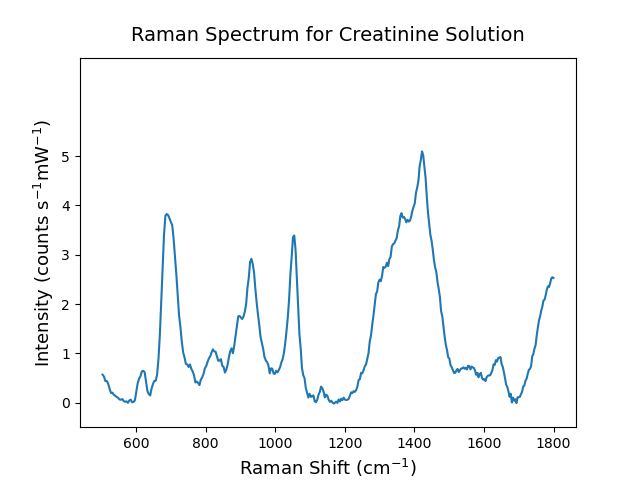

Reproduce this figure in Python.
import pandas as pd
from matplotlib import pyplot as plt
from E_SERS_UA_CRN_MSc_Thesis.ALSBaselineCorrection import *

df = pd.read_csv('../Initial_Raman/CRN_500uM.txt',
                 header=None, names=['wave', 'intst'], skiprows=range(14), sep='\t')
df = df[(df['wave'] > 500) & (df['wave'] < 1800)]
df['intst'] = (df['intst'] - ALSBaselineCorrection(df['intst'], p=0.0001)) / (7 * 22.5)

df.to_csv('../Initial_Raman/CRN_sol.csv', index=False)

wave, intst = df['wave'], df['intst']

ax = plt.subplot()
plt.plot(wave, intst)
plt.ylim(-0.5, 7)
ax.set_title('Raman Spectrum for Creatinine Solution', fontsize=14, pad=12)
ax.set_xlabel('Raman Shift ($\mathregular{cm^{-1}}$)', fontsize=13)
ax.set_ylabel('Intensity (counts $\mathregular{s^{-1}mW^{-1}}$)', fontsize=13)
ax.set_yticks([0, 1, 2, 3, 4, 5])
ax.set_yticklabels(['0', '1', '2', '3', '4', '5'])

plt.savefig('../Initial_Raman/CRN_sol.png')
plt.show()
